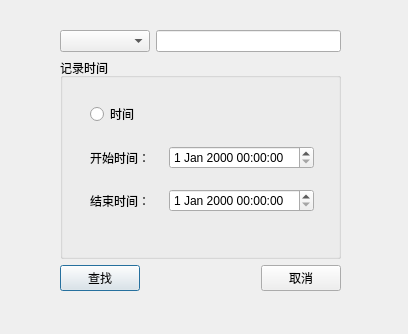
<?xml version="1.0" encoding="UTF-8"?>
<ui version="4.0">
 <class>CFIND</class>
 <widget class="QDialog" name="CFIND">
  <property name="geometry">
   <rect>
    <x>0</x>
    <y>0</y>
    <width>408</width>
    <height>334</height>
   </rect>
  </property>
  <property name="minimumSize">
   <size>
    <width>408</width>
    <height>334</height>
   </size>
  </property>
  <property name="maximumSize">
   <size>
    <width>408</width>
    <height>334</height>
   </size>
  </property>
  <property name="windowTitle">
   <string>Dialog</string>
  </property>
  <widget class="QWidget" name="">
   <property name="geometry">
    <rect>
     <x>60</x>
     <y>30</y>
     <width>281</width>
     <height>261</height>
    </rect>
   </property>
   <layout class="QVBoxLayout" name="verticalLayout_3">
    <item>
     <layout class="QVBoxLayout" name="verticalLayout_2">
      <item>
       <layout class="QHBoxLayout" name="horizontalLayout">
        <item>
         <widget class="QComboBox" name="QchkFind">
          <property name="minimumSize">
           <size>
            <width>90</width>
            <height>20</height>
           </size>
          </property>
         </widget>
        </item>
        <item>
         <widget class="QLineEdit" name="QlineFind">
          <property name="minimumSize">
           <size>
            <width>100</width>
            <height>20</height>
           </size>
          </property>
         </widget>
        </item>
       </layout>
      </item>
      <item>
       <widget class="QGroupBox" name="groupBox">
        <property name="minimumSize">
         <size>
          <width>271</width>
          <height>191</height>
         </size>
        </property>
        <property name="title">
         <string>记录时间</string>
        </property>
        <widget class="QWidget" name="">
         <property name="geometry">
          <rect>
           <x>30</x>
           <y>30</y>
           <width>224</width>
           <height>141</height>
          </rect>
         </property>
         <layout class="QVBoxLayout" name="verticalLayout">
          <item>
           <layout class="QHBoxLayout" name="horizontalLayout_4">
            <item>
             <widget class="QRadioButton" name="QrbtnTime">
              <property name="text">
               <string>时间</string>
              </property>
             </widget>
            </item>
            <item>
             <spacer name="horizontalSpacer">
              <property name="orientation">
               <enum>Qt::Horizontal</enum>
              </property>
              <property name="sizeHint" stdset="0">
               <size>
                <width>98</width>
                <height>20</height>
               </size>
              </property>
             </spacer>
            </item>
           </layout>
          </item>
          <item>
           <layout class="QHBoxLayout" name="horizontalLayout_2">
            <item>
             <widget class="QLabel" name="label">
              <property name="minimumSize">
               <size>
                <width>60</width>
                <height>20</height>
               </size>
              </property>
              <property name="text">
               <string>开始时间：</string>
              </property>
             </widget>
            </item>
            <item>
             <widget class="QDateTimeEdit" name="QdateSTime">
              <property name="minimumSize">
               <size>
                <width>130</width>
                <height>20</height>
               </size>
              </property>
             </widget>
            </item>
           </layout>
          </item>
          <item>
           <layout class="QHBoxLayout" name="horizontalLayout_3">
            <item>
             <widget class="QLabel" name="label_2">
              <property name="minimumSize">
               <size>
                <width>60</width>
                <height>20</height>
               </size>
              </property>
              <property name="text">
               <string>结束时间：</string>
              </property>
             </widget>
            </item>
            <item>
             <widget class="QDateTimeEdit" name="QdateETime">
              <property name="minimumSize">
               <size>
                <width>130</width>
                <height>20</height>
               </size>
              </property>
             </widget>
            </item>
           </layout>
          </item>
         </layout>
        </widget>
        <zorder>QdateETime</zorder>
        <zorder>label</zorder>
        <zorder>QdateSTime</zorder>
        <zorder>QrbtnTime</zorder>
        <zorder>label_2</zorder>
        <zorder>QdateSTime</zorder>
        <zorder>label</zorder>
        <zorder>QdateETime</zorder>
        <zorder>QrbtnTime</zorder>
        <zorder>label_2</zorder>
        <zorder>horizontalSpacer</zorder>
       </widget>
      </item>
     </layout>
    </item>
    <item>
     <layout class="QHBoxLayout" name="horizontalLayout_5">
      <item>
       <widget class="QPushButton" name="QpbtnOk">
        <property name="minimumSize">
         <size>
          <width>75</width>
          <height>25</height>
         </size>
        </property>
        <property name="text">
         <string>查找</string>
        </property>
       </widget>
      </item>
      <item>
       <spacer name="horizontalSpacer_2">
        <property name="orientation">
         <enum>Qt::Horizontal</enum>
        </property>
        <property name="sizeHint" stdset="0">
         <size>
          <width>98</width>
          <height>20</height>
         </size>
        </property>
       </spacer>
      </item>
      <item>
       <widget class="QPushButton" name="QpbtnClose">
        <property name="minimumSize">
         <size>
          <width>75</width>
          <height>25</height>
         </size>
        </property>
        <property name="text">
         <string>取消</string>
        </property>
       </widget>
      </item>
     </layout>
    </item>
   </layout>
  </widget>
 </widget>
 <resources/>
 <connections/>
</ui>
